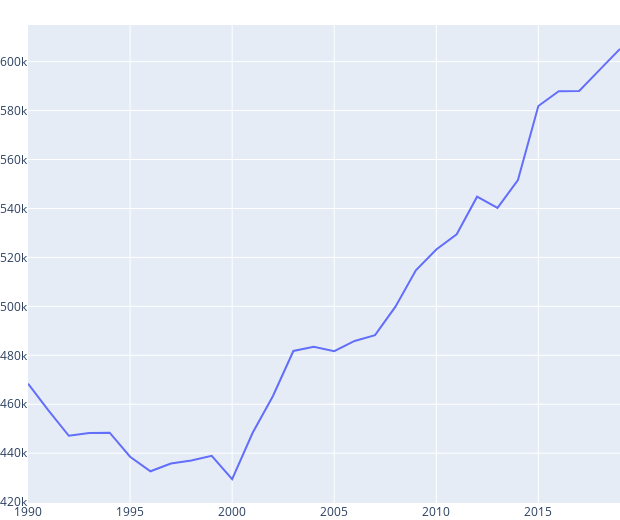

Write notebook code for a chart like this one.
### Code cell
fig = go.Figure()
fig.add_trace(go.Scatter(x=egy_df.Year, y=egy_df['Total of deaths']))
fig_line =fig.update_layout(height=520, width=620,margin={"r":0,"t":25,"l":0,"b":0})

                           #title_text="Total no. of deaths from 1990 to 2019")
fig_line.show()

### Figure 1 — Plotly figure (JSON) as saved in the notebook; plotly's stock layout.template omitted (floating-point values rounded to 4 significant figures)
{"data": [{"type": "scatter", "x": [1990, 1991, 1992, 1993, 1994, 1995, 1996, 1997, 1998, 1999, 2000, 2001, 2002, 2003, 2004, 2005, 2006, 2007, 2008, 2009, 2010, 2011, 2012, 2013, 2014, 2015, 2016, 2017, 2018, 2019], "y": [468409, 457492, 447129, 448294, 448394, 438552, 432618, 435796, 436987, 438946, 429426, 448267, 463365, 481773, 483542, 481658, 485863, 488266, 499896, 514724, 523236, 529436, 544796, 540252, 551643, 581847, 587923, 588017, 596617, 605194]}], "layout": {"height": 520, "margin": {"b": 0, "l": 0, "r": 0, "t": 25}, "width": 620}}
